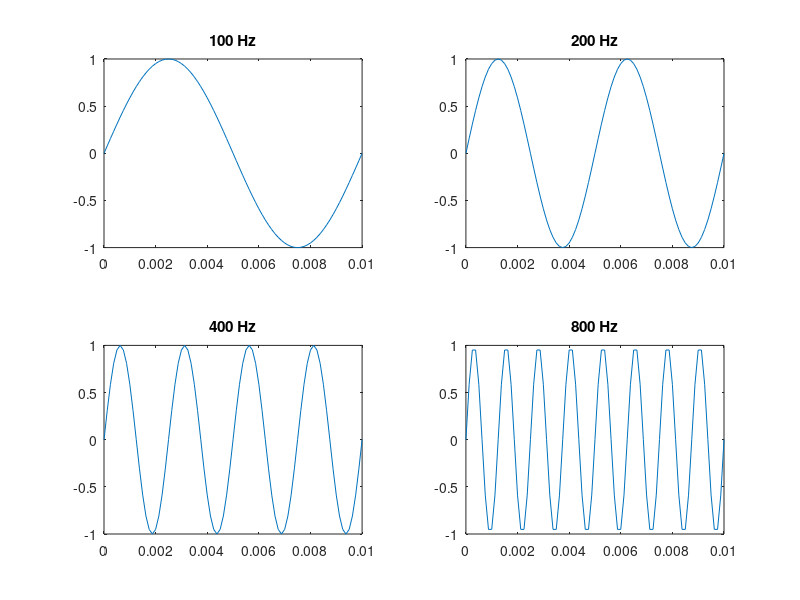

Here is the MATLAB script that generated this plot:
% Use sinusoid frequency f = 300 Hz
f = [100, 200, 400, 800];

% Sampling frequency and interval
fs = 8000;
Ts = 1/fs;

% Set time duration of plot, i.e., 10 msec.
tfinalplot = 10e-3;

% Make the time vector for the plot
nplot=0:Ts:tfinalplot;

% Make the time vector for replayed sound spurt
% Play the spurt for 2 seconds
tfinal = 2;
nsound=0:Ts:tfinal;

% 100 Hz
xnT1 = sin(2*pi*f(1)*nsound);
% Make the plot
subplot(2,2,1);
plot(nplot, xnT1(1:length(nplot)));
title('100 Hz');

% 200 Hz
xnT2 = sin(2*pi*f(2)*nsound);
% Make the plot
subplot(2,2,2);
plot(nplot, xnT2(1:length(nplot)));
title('200 Hz');

% 400 Hz
xnT3 = sin(2*pi*f(3)*nsound);
% Make the plot
subplot(2,2,3);
plot(nplot, xnT3(1:length(nplot)));
title('400 Hz');

% 800 Hz
xnT4 = sin(2*pi*f(4)*nsound);
% Make the plot
subplot(2,2,4);
plot(nplot, xnT4(1:length(nplot)));
title('800 Hz');

xnT = [xnT1(1:2/Ts) xnT2(1:2/Ts) xnT3(1:2/Ts) xnT4(1:2/Ts)];

% Save xnT as a wav sound file, soundfile.wav.
audiowrite('soundfile_Q2.wav', xnT', fs);
% Uncomment/edit this next line to save the graph.
exportgraphics(gcf, 'Q2.jpg');